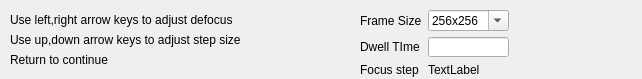
<?xml version="1.0" encoding="UTF-8"?>
<ui version="4.0">
 <class>Form</class>
 <widget class="QWidget" name="Form">
  <property name="geometry">
   <rect>
    <x>0</x>
    <y>0</y>
    <width>642</width>
    <height>79</height>
   </rect>
  </property>
  <property name="windowTitle">
   <string>Form</string>
  </property>
  <widget class="QLabel" name="label">
   <property name="geometry">
    <rect>
     <x>10</x>
     <y>10</y>
     <width>261</width>
     <height>19</height>
    </rect>
   </property>
   <property name="text">
    <string>Use left,right arrow keys to adjust defocus</string>
   </property>
  </widget>
  <widget class="QLabel" name="label_2">
   <property name="geometry">
    <rect>
     <x>10</x>
     <y>30</y>
     <width>271</width>
     <height>19</height>
    </rect>
   </property>
   <property name="text">
    <string>Use up,down arrow keys to adjust step size</string>
   </property>
  </widget>
  <widget class="QLabel" name="label_3">
   <property name="geometry">
    <rect>
     <x>10</x>
     <y>50</y>
     <width>151</width>
     <height>19</height>
    </rect>
   </property>
   <property name="text">
    <string>Return to continue</string>
   </property>
  </widget>
  <widget class="QWidget" name="layoutWidget">
   <property name="geometry">
    <rect>
     <x>360</x>
     <y>10</y>
     <width>149</width>
     <height>67</height>
    </rect>
   </property>
   <layout class="QGridLayout" name="gridLayout">
    <item row="0" column="1">
     <widget class="QComboBox" name="binningEdit">
      <property name="editable">
       <bool>true</bool>
      </property>
      <item>
       <property name="text">
        <string>256x256</string>
       </property>
      </item>
      <item>
       <property name="text">
        <string>512x512</string>
       </property>
      </item>
      <item>
       <property name="text">
        <string>1024x1024</string>
       </property>
      </item>
     </widget>
    </item>
    <item row="1" column="1">
     <widget class="QLineEdit" name="dwellTimeEdit"/>
    </item>
    <item row="0" column="0">
     <widget class="QLabel" name="label_4">
      <property name="text">
       <string>Frame Size</string>
      </property>
     </widget>
    </item>
    <item row="1" column="0">
     <widget class="QLabel" name="label_5">
      <property name="text">
       <string>Dwell TIme</string>
      </property>
     </widget>
    </item>
    <item row="2" column="0">
     <widget class="QLabel" name="label_6">
      <property name="text">
       <string>Focus step</string>
      </property>
     </widget>
    </item>
    <item row="2" column="1">
     <widget class="QLabel" name="stepSizeLabel">
      <property name="text">
       <string>TextLabel</string>
      </property>
     </widget>
    </item>
   </layout>
  </widget>
 </widget>
 <resources/>
 <connections/>
</ui>
